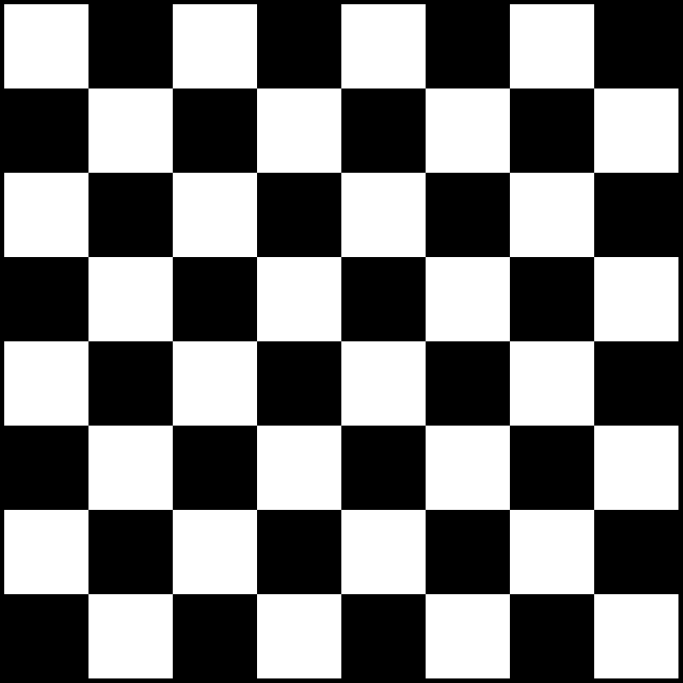
#> input picture Cod/ProiectNAOClient/images/img.png, 2048 x 2048 px (shown at 1/3 size)
$ python main.py
#> lines starting #> are read from the running program, lines starting #| are printed output that depends on the picture
### Cod/ProiectNAOClient/Board.py
import chess
import cv2
import numpy as np
from utility import intersections, extend_line, average_line, get_points, intersection, sort_points, to_center
from Chess import Chess

director = 'images/'
imag = cv2.imread(director + 'img.png')
#> imag is the input picture: shape (2048, 2048, 3); min 0, max 255, mean 124.4
test_img = cv2.imread(director + 'img_1.png')
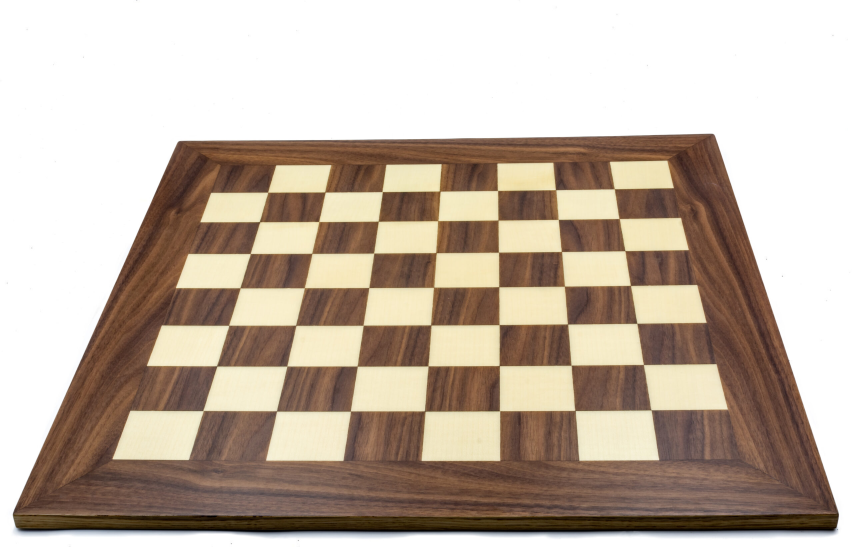
#> input picture Cod/ProiectNAOClient/images/img_1.png, 2560 x 1640 px (shown at 1/3 size)
#> test_img is the input picture: shape (1640, 2560, 3); mean B, G, R 165.2, 178.5, 192.8
img_init = cv2.imread(director + 'init.png')
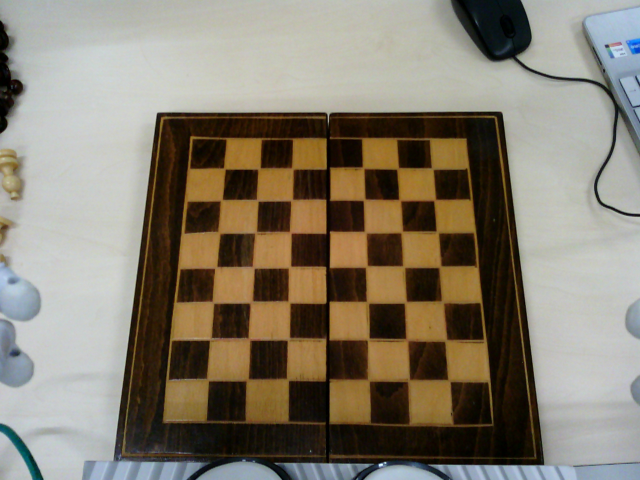
#> input picture Cod/ProiectNAOClient/images/init.png, 1280 x 960 px (shown at 1/2 size)
#> img_init is the input picture: shape (960, 1280, 3); mean B, G, R 110, 124.9, 132.7
img_init2 = cv2.imread(director + 'init2.png')
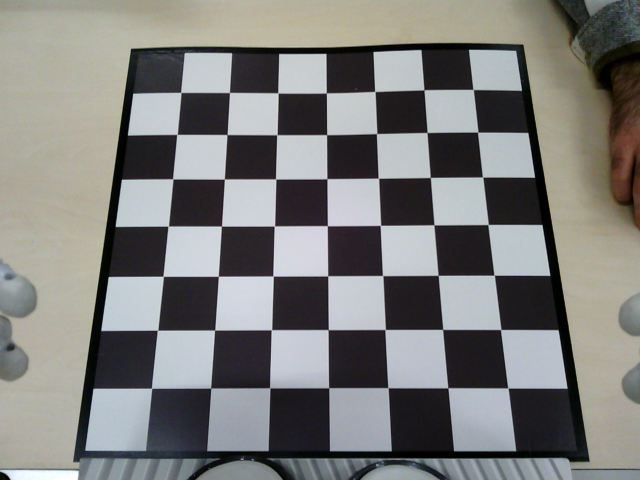
#> input picture Cod/ProiectNAOClient/images/init2.png, 1280 x 960 px (shown at 1/2 size)
#> img_init2 is the input picture: shape (960, 1280, 3); mean B, G, R 123.1, 125.1, 125.1
img_start = cv2.imread(director + 'start.png')
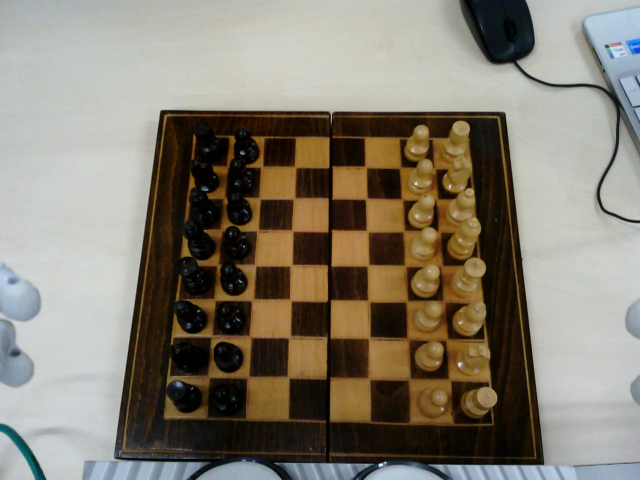
#> input picture Cod/ProiectNAOClient/images/start.png, 1280 x 960 px (shown at 1/2 size)
#> img_start is the input picture: shape (960, 1280, 3); mean B, G, R 112.6, 125.8, 132.4
img_start2 = cv2.imread(director + 'start2.png')
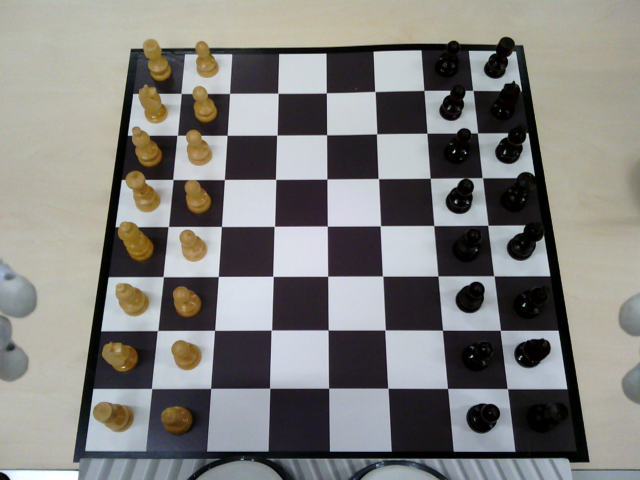
#> input picture Cod/ProiectNAOClient/images/start2.png, 1280 x 960 px (shown at 1/2 size)
#> img_start2 is the input picture: shape (960, 1280, 3); mean B, G, R 125.4, 128.5, 129.4
image1 = cv2.imread(director + 'move1.png')
image1_2 = cv2.imread(director + 'move1_2.png')
image2 = cv2.imread(director + 'move2.png')
image3 = cv2.imread(director + 'move3.png')
image4 = cv2.imread(director + 'move4.png')
img_ill_1 = cv2.imread(director + 'illegal_move1.png')
img_ill_2 = cv2.imread(director + 'illegal_move2.png')

debug = True
stretch = False


class Board:

    def __init__(self, img, down_scale=2):
        self.game = Chess()
        self.counter = 0
        self.previous_img = None
        self.board = None
        self.trapez = None
        self.trapezf32 = None
        self.width = img.shape[1] // down_scale
        self.height = img.shape[0] // down_scale
        self.current_img = cv2.resize(img, (self.width, self.height))
        self.current_img = cv2.cvtColor(self.current_img, cv2.COLOR_BGR2GRAY)

        self.horizontal_lines = None
        self.vertical_lines = None
        self.corners = None
        self.oldgrid = np.zeros((8, 8), dtype=int)
        self.grid = np.zeros((8, 8), dtype=int)
        self.difgrid = np.zeros((8, 8), dtype=int)

        cv2.imshow('Image Grayscale', self.current_img)
        # cv2.waitKey(0)
        # get_points("Img", self.current_img)

        # Cropare tabla
        self.get_board_contour()
        self.stretch = np.array([
            (self.width, 0),
            (0, 0),
            (0, self.height),
            (self.width, self.height)
        ], dtype=np.float32)

        self.stretch_board()
        self.get_lines()
        self.get_grid()

    # [167 lines left out: functions show_grid, get_next_move, validate_move, get_turn, get_board_contour, not called in this run]

    def get_current_image(self):
        return self.current_img

    def set_lines(self):
        pass

    # [60 lines left out: functions stretch_board, get_lines, not called in this run]

    def print_current_image(self):
        cv2.imshow('Current image', self.current_img)

    # [55 lines left out: functions get_square_mean, get_grid, not called in this run]
        # print("/\ diff")


# [5 lines that do not run on import are left out]

### Cod/ProiectNAOClient/Socket.py
import socket
import struct
import time
import cv2
import numpy as np

online = False # cu sau fara robot

class Socket:
    def __init__(self, server_host, server_port):
        self.server_host = server_host
        self.server_port = server_port
        self.client_socket = None

    def connect_to_server(self):
        try:
            self.client_socket = socket.socket(socket.AF_INET, socket.SOCK_STREAM)
            self.client_socket.connect((self.server_host, self.server_port))
            print("Connected to the server.")
        except Exception as e:
            print("Error connecting to the server:", str(e))

    def request_image(self):
        try:
            if self.client_socket:
                self.client_socket.send("REQUEST_IMAGE".encode())
                print("Image request sent.")

                if online:
                    # Wait for the image data
                    image_data = self.client_socket.recv(640*2 * 480*2 * 3)
                    img_array = np.frombuffer(image_data, dtype=np.uint8).reshape((480*2, 640*2, 3))
                    print("Image received.")
                    return img_array
                elif not online:
                    image_size_data = self.client_socket.recv(8)
                    image_size = struct.unpack("!Q", image_size_data)[0]
                    image_data = b''

                    while len(image_data) < image_size:
                        chunk = self.client_socket.recv(min(image_size - len(image_data), 4096))
                        if chunk == b'':
                            raise RuntimeError("Socket connection broken")
                        image_data += chunk

                    print("Received image data size:", len(image_data))

                    # Transforma datele intr-un array numpy
                    img_array = np.frombuffer(image_data, dtype=np.uint8)#.reshape((480*2, 640*2, 3))
                    img_array = cv2.imdecode(img_array, cv2.IMREAD_COLOR)
                    return img_array
            else:
                print("Not connected to the server. Call connect_to_server() first.")
        except Exception as e:
            print("Error receiving image:", str(e))
            return None

    # [20 lines left out: functions send_move_message, close_connection, not called in this run]

### Cod/ProiectNAOClient/Chess.py
import chess
import chess.engine

debug = True
# debug = False

class Chess:
    def __init__(self):
        # Create a new chess board
        self.board = chess.Board()
        self.valid_move = None

    # [4 lines left out: function get_best_move, not called in this run]

    def display_board(self):
        # Display the current board as a string
        return str(self.board)

    def get_last_move_result(self):
        return self.valid_move

    # [31 lines left out: functions is_special_move, make_move, not called in this run]

    def is_check(self):
        # Check if the current position is a check
        return self.board.is_check()

    def is_checkmate(self):
        # Check if the current position is a checkmate
        return self.board.is_checkmate()


# [29 lines left out: function simulate_chess_match, not called in this run]

# Run the test function
# if debug: simulate_chess_match()

### Cod/ProiectNAOClient/main.py
from Socket import Socket
from Board import Board
import cv2


def main():
    # Adresează serverul și portul la care rulează serverul
    server_host = "localhost"  # Adresa IP a serverului
    server_port = 8888

    # Creează o instanță a clasei Socket
    client = Socket(server_host, server_port)

    # Conectează-te la server
    client.connect_to_server()

    # Preia imaginea initiala cu tabla
    img_array = client.request_image()

    # Creeaza o instanta a clasei Board

    board = Board(img_array)

    try:
        loop = True
        while loop:
            a = cv2.waitKey(1)
            if a & 0xFF == ord('q'):
                loop = False
            if a & 0xFF == ord(' '):
                player_color = board.get_turn()
                move = board.get_next_move(client.request_image())
                client.send_move_message(player_color, move)
    except Exception as e:
        print("Error in client:", str(e))


if __name__ == "__main__":
    main()
#> (the call stopped at in __init__, `self.board = chess.Board()`: chess is not available in this run)
